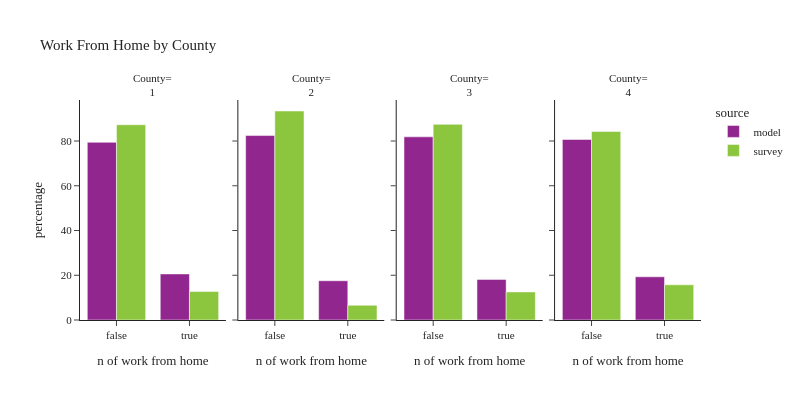

The code cell stored with this chart in its notebook:
### Code cell
plot_segments(per_data,'county_id','County', 'County')

### Figure 1 — Plotly figure (JSON) as saved in the notebook; plotly's stock layout.template omitted (floating-point values rounded to 4 significant figures)
{"data": [{"alignmentgroup": "True", "hovertemplate": "source=model<br>county_id=1<br>work_from_home=%{x}<br>percentage=%{y}<extra></extra>", "legendgroup": "model", "marker": {"color": "#91268F", "pattern": {"shape": ""}}, "name": "model", "offsetgroup": "model", "orientation": "v", "showlegend": true, "textposition": "auto", "type": "bar", "x": [false, true], "xaxis": "x", "y": [79.42, 20.58], "yaxis": "y"}, {"alignmentgroup": "True", "hovertemplate": "source=model<br>county_id=2<br>work_from_home=%{x}<br>percentage=%{y}<extra></extra>", "legendgroup": "model", "marker": {"color": "#91268F", "pattern": {"shape": ""}}, "name": "model", "offsetgroup": "model", "orientation": "v", "showlegend": false, "textposition": "auto", "type": "bar", "x": [false, true], "xaxis": "x2", "y": [82.44, 17.56], "yaxis": "y2"}, {"alignmentgroup": "True", "hovertemplate": "source=model<br>county_id=3<br>work_from_home=%{x}<br>percentage=%{y}<extra></extra>", "legendgroup": "model", "marker": {"color": "#91268F", "pattern": {"shape": ""}}, "name": "model", "offsetgroup": "model", "orientation": "v", "showlegend": false, "textposition": "auto", "type": "bar", "x": [false, true], "xaxis": "x3", "y": [81.86, 18.14], "yaxis": "y3"}, {"alignmentgroup": "True", "hovertemplate": "source=model<br>county_id=4<br>work_from_home=%{x}<br>percentage=%{y}<extra></extra>", "legendgroup": "model", "marker": {"color": "#91268F", "pattern": {"shape": ""}}, "name": "model", "offsetgroup": "model", "orientation": "v", "showlegend": false, "textposition": "auto", "type": "bar", "x": [false, true], "xaxis": "x4", "y": [80.69, 19.31], "yaxis": "y4"}, {"alignmentgroup": "True", "hovertemplate": "source=survey<br>county_id=1<br>work_from_home=%{x}<br>percentage=%{y}<extra></extra>", "legendgroup": "survey", "marker": {"color": "#8CC63E", "pattern": {"shape": ""}}, "name": "survey", "offsetgroup": "survey", "orientation": "v", "showlegend": true, "textposition": "auto", "type": "bar", "x": [false, true], "xaxis": "x", "y": [87.26, 12.74], "yaxis": "y"}, {"alignmentgroup": "True", "hovertemplate": "source=survey<br>county_id=2<br>work_from_home=%{x}<br>percentage=%{y}<extra></extra>", "legendgroup": "survey", "marker": {"color": "#8CC63E", "pattern": {"shape": ""}}, "name": "survey", "offsetgroup": "survey", "orientation": "v", "showlegend": false, "textposition": "auto", "type": "bar", "x": [false, true], "xaxis": "x2", "y": [93.41, 6.588], "yaxis": "y2"}, {"alignmentgroup": "True", "hovertemplate": "source=survey<br>county_id=3<br>work_from_home=%{x}<br>percentage=%{y}<extra></extra>", "legendgroup": "survey", "marker": {"color": "#8CC63E", "pattern": {"shape": ""}}, "name": "survey", "offsetgroup": "survey", "orientation": "v", "showlegend": false, "textposition": "auto", "type": "bar", "x": [false, true], "xaxis": "x3", "y": [87.46, 12.54], "yaxis": "y3"}, {"alignmentgroup": "True", "hovertemplate": "source=survey<br>county_id=4<br>work_from_home=%{x}<br>percentage=%{y}<extra></extra>", "legendgroup": "survey", "marker": {"color": "#8CC63E", "pattern": {"shape": ""}}, "name": "survey", "offsetgroup": "survey", "orientation": "v", "showlegend": false, "textposition": "auto", "type": "bar", "x": [false, true], "xaxis": "x4", "y": [84.27, 15.73], "yaxis": "y4"}], "layout": {"annotations": [{"font": {}, "showarrow": false, "text": "County=<br>1", "x": 0.1175, "xanchor": "center", "xref": "paper", "y": 1, "yanchor": "bottom", "yref": "paper"}, {"font": {}, "showarrow": false, "text": "County=<br>2", "x": 0.3725, "xanchor": "center", "xref": "paper", "y": 1, "yanchor": "bottom", "yref": "paper"}, {"font": {}, "showarrow": false, "text": "County=<br>3", "x": 0.6275, "xanchor": "center", "xref": "paper", "y": 1, "yanchor": "bottom", "yref": "paper"}, {"font": {}, "showarrow": false, "text": "County=<br>4", "x": 0.8825, "xanchor": "center", "xref": "paper", "y": 1, "yanchor": "bottom", "yref": "paper"}], "barmode": "group", "font": {"size": 11}, "height": 400, "legend": {"title": {"text": "source"}, "tracegroupgap": 0}, "title": {"text": "Work From Home by County"}, "width": 800, "xaxis": {"anchor": "y", "domain": [0, 0.235], "title": {"text": "n of work from home"}}, "xaxis2": {"anchor": "y2", "domain": [0.255, 0.49], "matches": "x", "title": {"text": "n of work from home"}}, "xaxis3": {"anchor": "y3", "domain": [0.51, 0.745], "matches": "x", "title": {"text": "n of work from home"}}, "xaxis4": {"anchor": "y4", "domain": [0.765, 1.0], "matches": "x", "title": {"text": "n of work from home"}}, "yaxis": {"anchor": "x", "domain": [0, 1], "title": {"text": "percentage"}}, "yaxis2": {"anchor": "x2", "domain": [0, 1], "matches": "y", "showticklabels": false}, "yaxis3": {"anchor": "x3", "domain": [0, 1], "matches": "y", "showticklabels": false}, "yaxis4": {"anchor": "x4", "domain": [0, 1], "matches": "y", "showticklabels": false}}}
